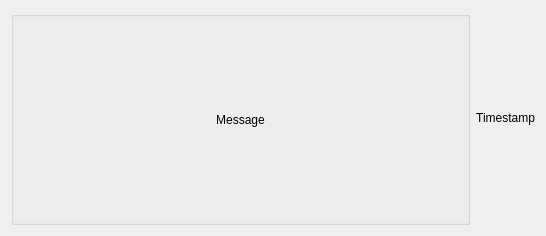
<?xml version="1.0" encoding="UTF-8"?>
<ui version="4.0">
 <class>Message</class>
 <widget class="QWidget" name="Message">
  <property name="geometry">
   <rect>
    <x>0</x>
    <y>0</y>
    <width>546</width>
    <height>236</height>
   </rect>
  </property>
  <property name="windowTitle">
   <string>Dialog</string>
  </property>
  <layout class="QGridLayout" name="gridLayout_2">
   <item row="0" column="3" rowspan="2">
    <widget class="QLabel" name="timestampLabel">
     <property name="enabled">
      <bool>true</bool>
     </property>
     <property name="sizePolicy">
      <sizepolicy hsizetype="Maximum" vsizetype="Minimum">
       <horstretch>0</horstretch>
       <verstretch>0</verstretch>
      </sizepolicy>
     </property>
     <property name="text">
      <string>Timestamp</string>
     </property>
     <property name="alignment">
      <set>Qt::AlignRight|Qt::AlignTrailing|Qt::AlignVCenter</set>
     </property>
    </widget>
   </item>
   <item row="0" column="0" rowspan="2" colspan="2">
    <widget class="QGroupBox" name="groupBox">
     <property name="sizePolicy">
      <sizepolicy hsizetype="Expanding" vsizetype="Preferred">
       <horstretch>0</horstretch>
       <verstretch>0</verstretch>
      </sizepolicy>
     </property>
     <property name="title">
      <string/>
     </property>
     <layout class="QGridLayout" name="gridLayout">
      <item row="0" column="0" colspan="2">
       <widget class="QLabel" name="messageLabel">
        <property name="sizePolicy">
         <sizepolicy hsizetype="Expanding" vsizetype="Minimum">
          <horstretch>0</horstretch>
          <verstretch>0</verstretch>
         </sizepolicy>
        </property>
        <property name="text">
         <string>Message</string>
        </property>
        <property name="alignment">
         <set>Qt::AlignCenter</set>
        </property>
       </widget>
      </item>
     </layout>
    </widget>
   </item>
  </layout>
  <zorder>timestampLabel</zorder>
  <zorder>groupBox</zorder>
 </widget>
 <resources/>
 <connections/>
</ui>
